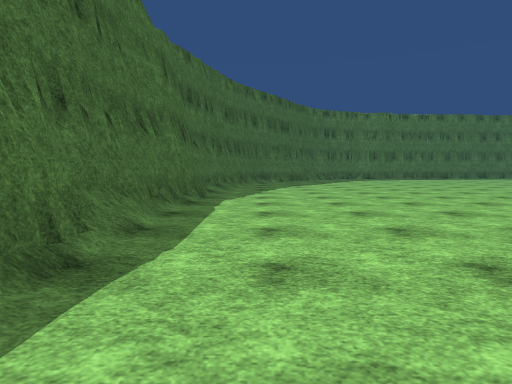
View 1 (above)

23 first-person views from a walk through a scene from a Unity 3-D project. The camera is 1.2 m above the floor, tilts 4° down and sees 75° across. The floor is counted in squares, 2 m on a side. Each view is taken from the middle of a square. On the plan, view 1 faces up. The plan holds only what a view shows up to about 10 squares ahead; the rest is blank. The place goes on beyond the plan. The player is left out. Surface patterns are stand-ins for the level's own textures.

View 2
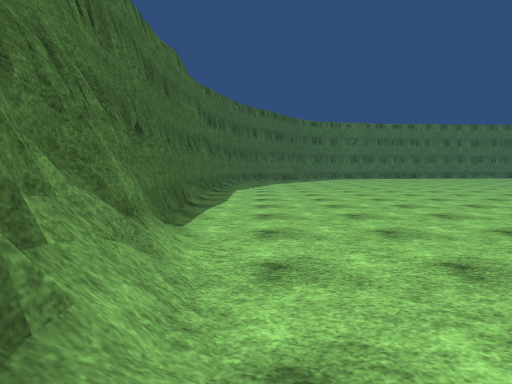

View 3
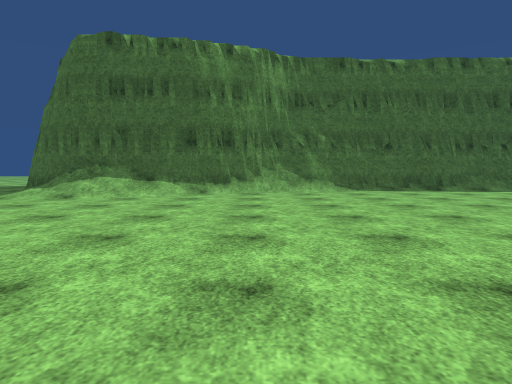

View 4
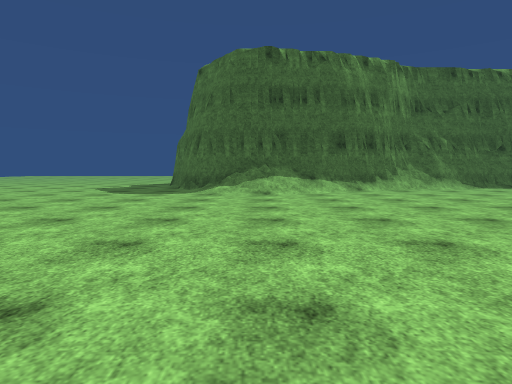

View 5
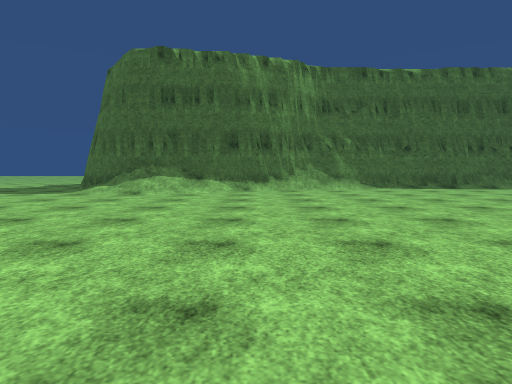

View 6
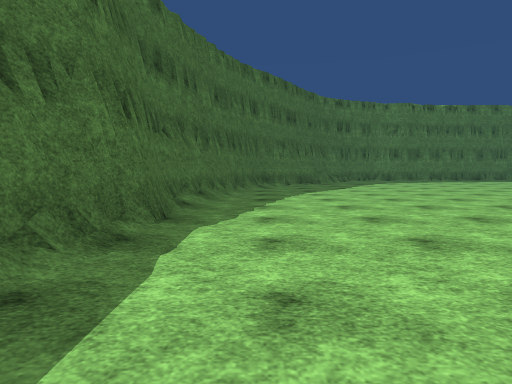

View 7
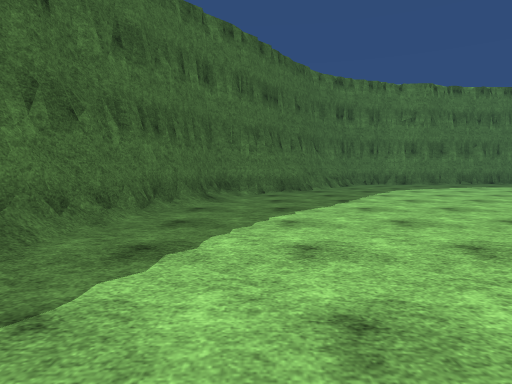

View 8
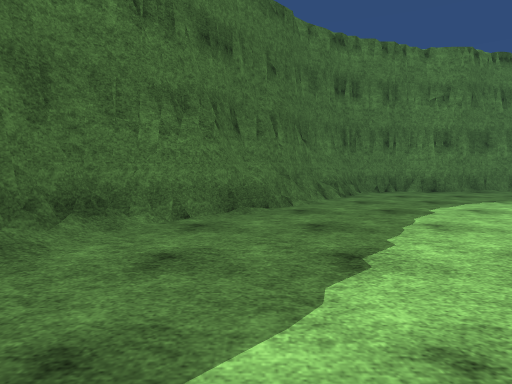

View 9
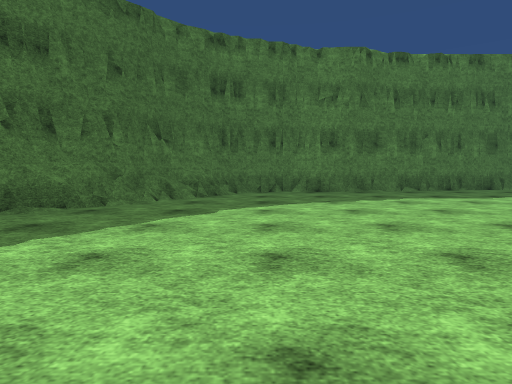

View 10
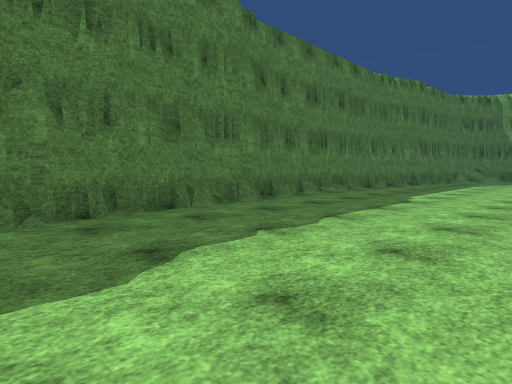

View 11
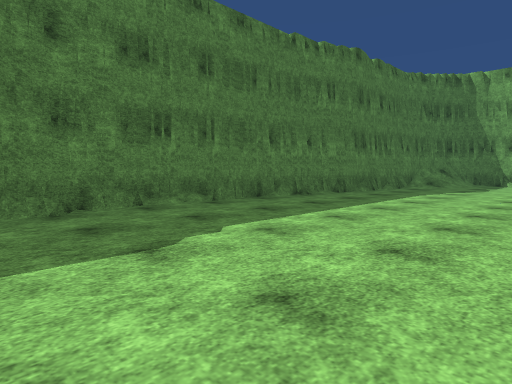

View 12
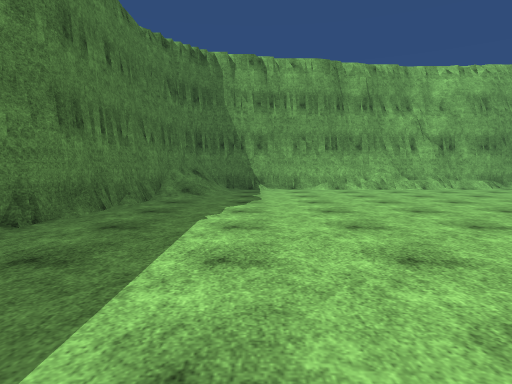

View 13
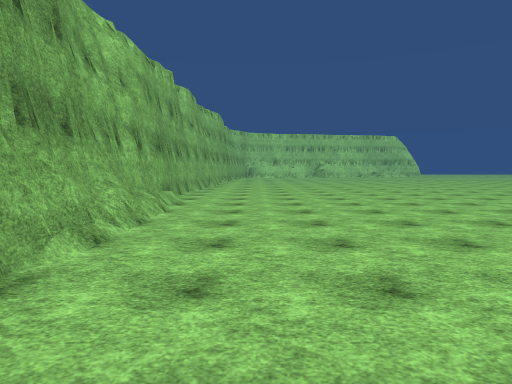

View 14
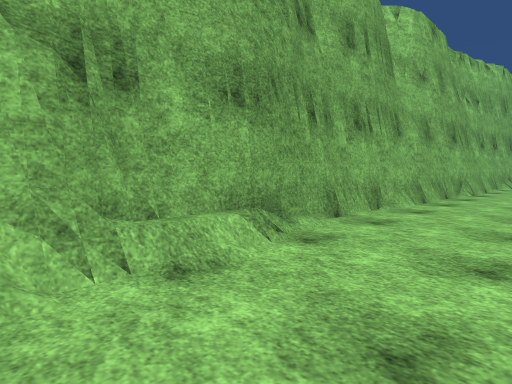

View 15
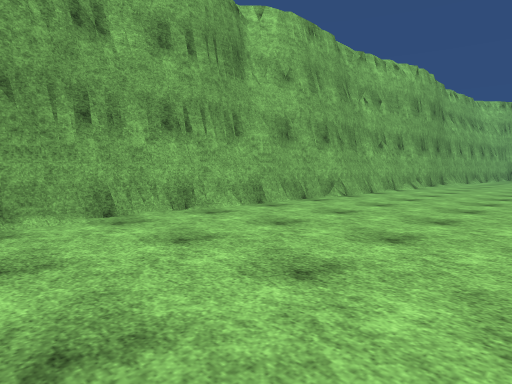

View 16
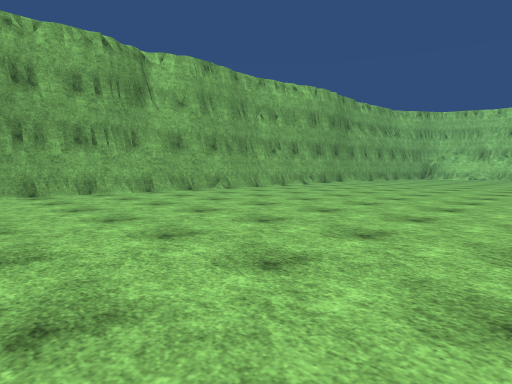

View 17
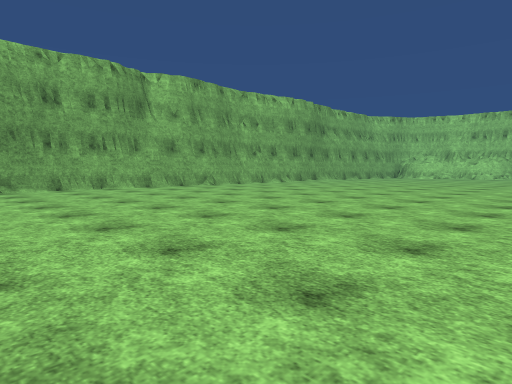

View 18
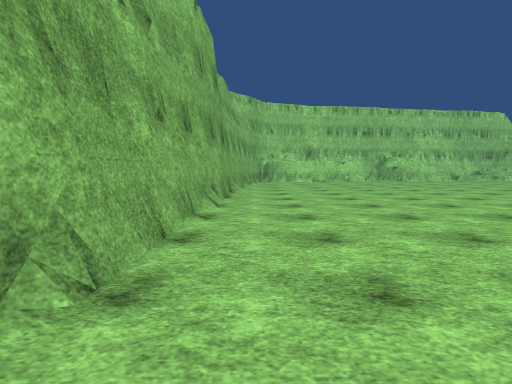

View 19
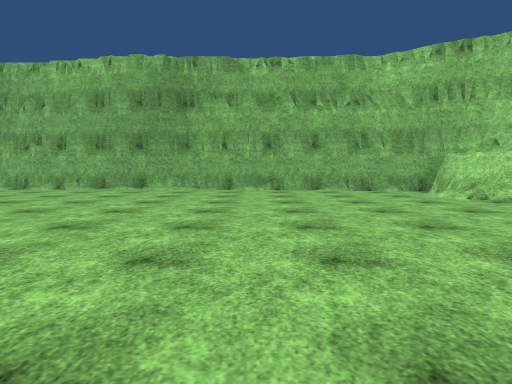

View 20
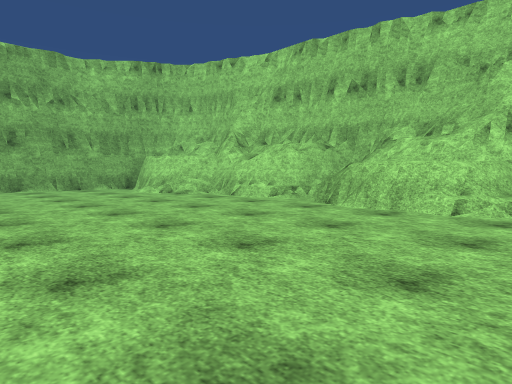

View 21
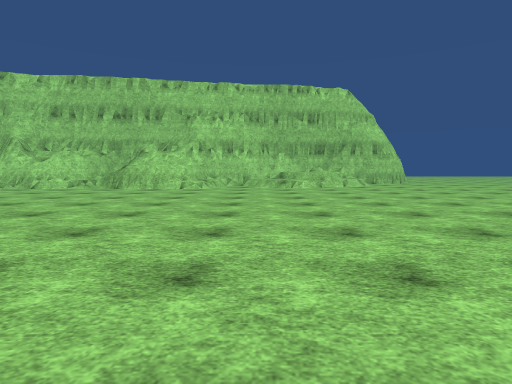

View 22
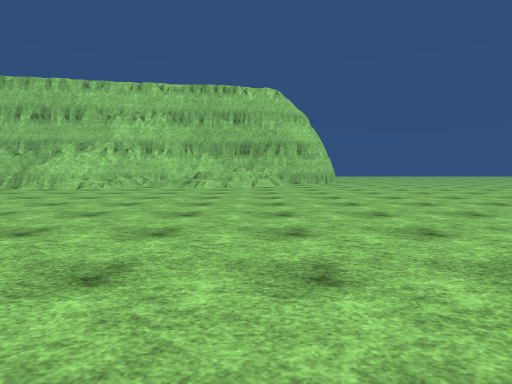

View 23
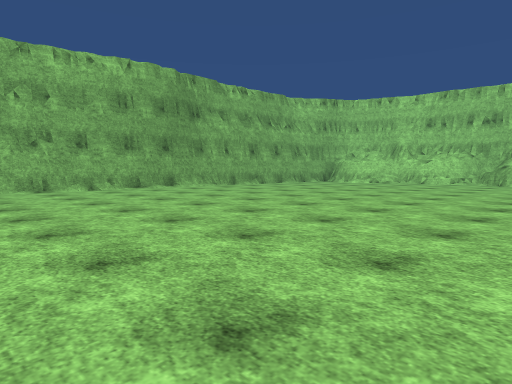

### Floor plan
Key: @ floor where view 1 was taken; # wall or solid block; . floor; / step, stairs or slope; = window, fence, low wall or low ledge; ^ raised ledge.
Columns run from 2 left of view 1 to 29 right of it. Each row starts with its distance up from view 1.
 22                   ###
 21            ########.#######
 20       ######..............#####
 19      ##....................///#
 18      #........................#
 17     ##........................#
 16    ##................ ........#
 15   ##.......            .......#
 14  ##........             ......#
 13  #/.......             .......#
 12  #........          ..........##
 11  #.......           ..........##
 10 ##........          ...........#
  9 #/........          ...........#
  8 #/.......           ...........#
  7 #/......             .........##
  6 #/........           .........#
  5 #.........           .........#
  4 #........           ..........#
  3 #.......            ..........#
  2 #.......            ..........#
  1 #......             ..........#
  0 ##@.....       .  . ..........#
 -1  #.......     ................#
 -2  #........   .................#
 -3  #/........ ..................#
 -4  #/...........................#
 -5  #/...........................#
 -6  #//..........................#
 -7  #//..........................#
 -8  #//.........................##
 -9  #........................///#
-10  ...................=^^.######

Positions as (right, up) in squares from view 1, and headings:
1: (0, 0), facing up
2: (0, -4), facing up
3: (8, -3), facing left
4: (9, -7), facing left
5: (9, -4), facing left
6: (0, 3), facing up
7: (1, 7), facing up
8: (2, 11), facing up
9: (5, 11), facing up
10: (9, 16), facing up-right
11: (14, 16), facing up-right
12: (18, 18), facing right
13: (26, 19), facing down
14: (26, 13), facing down-right
15: (24, 11), facing down-right
16: (20, 11), facing down-right
17: (18, 12), facing down-right
18: (27, 6), facing down
19: (18, -5), facing right
20: (17, -5), facing down-right
21: (16, 0), facing down
22: (13, 0), facing down
23: (18, 4), facing down-right
